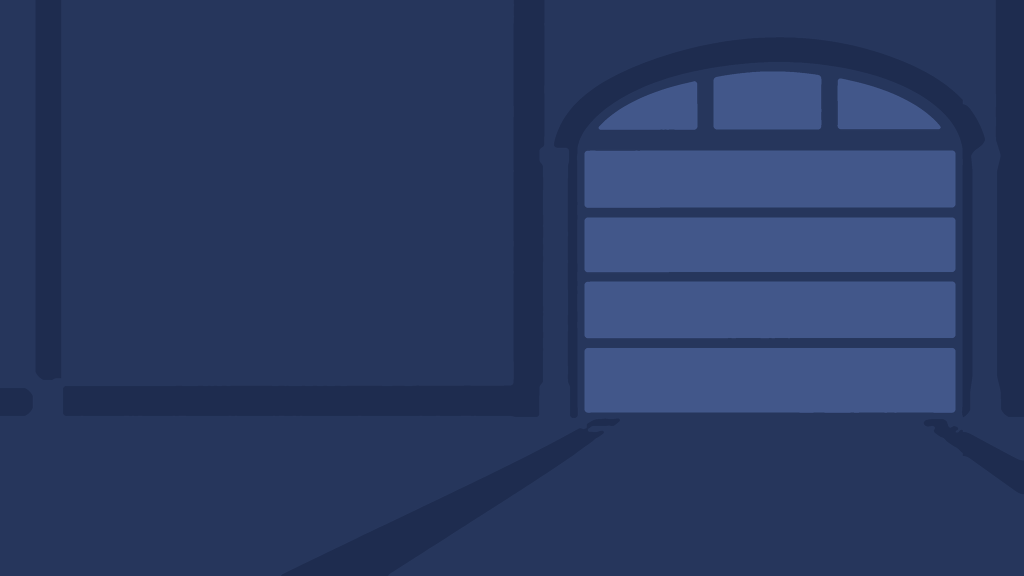
#> input picture thumbnail/source/bg_16_9_toned.png, 2048 x 1152 px (shown at 1/2 size)
$ python prep_hero.py bg_16_9_toned.png 5 5 bg_3_4_toned.png
#> lines starting #> are read from the running program, lines starting #| are printed output that depends on the picture
### tools/art/art_common.py
#!/usr/bin/env python3
"""Shared helpers for the PIGGY FIREFIGHTERS art lane (tools/art/*.py).

Adapted from the family's donor helpers (LUCKY tools/art/art_b_common.py + the fit/clean helpers of
derive_symbols.py / derive_symbols_tall.py + derive_scene_b.warp_frame / period, derive_cards_b.window,
derive_scene.relight). Only the code idea is reused; no donor pixels are read or shipped by any tool here.

Pipeline (docs/PIGGY_FIREFIGHTERS_THEME.md, art map section 2):
  paid gpt-image call (tools/art/gen_art.py) -> raw PNG in art-src/generated/<batch>/<name>.png (NEVER edited)
  -> deterministic derive_*.py (this module) -> runtime file in apps/piggy_firefighters/static/assets/<family>/

Rules enforced here:
  * never write into static/assets/{hud,fonts,audio,spine} (guard_out)
  * before a derive writes into a runtime family dir, the untracked LUCKY donor copies in it are deleted
    (purge_donor_copies: only files git does not track AND byte-identical to the donor file at the same path)
  * alpha clean-up (the model's alpha tops out at 254 and leaves a faint coloured glow), speck removal, RGB zeroed
    under alpha 0 before any lossy WEBP

CLI (utility):
  python3 tools/art/art_common.py purge-donor sprites buycards [--execute]   # dry run unless --execute
  python3 tools/art/art_common.py alpha <png|webp>...                        # genuine-alpha report
  python3 tools/art/art_common.py contact --out sheet.png <img>...           # light/dark contact sheet
"""
import hashlib
import json
import os
import subprocess
import sys

import numpy as np
from PIL import Image, ImageDraw, ImageFont
from scipy import ndimage as ndi

REPO = os.path.abspath(os.path.join(os.path.dirname(__file__), "..", ".."))
APP = os.path.join(REPO, "apps", "piggy_firefighters")
STATIC = os.path.join(APP, "static", "assets")
GEN = os.path.join(REPO, "art-src", "generated")
PROMPTS = os.path.join(GEN, "prompts")
RECORD = os.path.join(GEN, "source-record.json")
REFS = os.path.join(REPO, "art-src", "reference")
FONT = os.path.join(REPO, "art-src", "branding", "fonts", "AlfaSlabOne-Regular.ttf")
QA = os.path.join(REPO, "qa", "art")
# the LUCKY donor's runtime tree: read ONLY to recognise byte-identical donor copies that must not ship
DONOR_STATIC = os.environ.get("PF_DONOR_STATIC", "/home/user/lucky/apps/lucky/static/assets")

# runtime families the art lane writes / families it must never touch
RUNTIME_FAMILIES = ("sprites", "environment", "ambient", "buycards", "splash", "winrungs", "maxwin", "ui_scene",
                    "branding", "features")
PROTECTED_FAMILIES = ("hud", "fonts", "audio", "spine")

# theme bible palette (docs/PIGGY_FIREFIGHTERS_THEME.md section 1); flame orange is for fire / FX only
PALETTE = {
    "engine_red": "#D7262B",
    "brass_gold": "#E9B23B",
    "hydrant_yellow": "#F5D23C",
    "hose_cream": "#F4E9D2",
    "smoke_grey": "#7C8AA0",
    "dusk_navy": "#1E2A4A",
    "flame_orange": "#FF7A1A",
}
INK = (42, 26, 16, 255)  # thick dark-brown ink (never pure black)

ALPHA_CLEAN = 150  # alpha below this -> 0 (the model's faint coloured halo)
SPECK_PX = 150  # alpha components smaller than this are stray specks
INK_ALPHA = 24  # a pixel counts as ink above this alpha (a faint painted shadow must not count)
# request sizes the image API accepts (derive steps own the final pixel size)
API_SIZES = ("1024x1024", "1024x1536", "1536x1024")


# ----------------------------------------------------------------------------------------------- colour
def hex_rgb(h):
    h = h.lstrip("#")
    return tuple(int(h[i:i + 2], 16) for i in (0, 2, 4))


def rgba(h, a=255):
    return hex_rgb(h) + (a,)


def rgb_hex(c):
    return "#%02X%02X%02X" % tuple(int(v) for v in c[:3])


P = {k: rgba(v) for k, v in PALETTE.items()}


# ------------------------------------------------------------------------------------------------ paths
# [110 lines left out: functions rel, src_path, exists_src, guard_out, _git_tracked, sha256_file and 3 more, not called in this run]


def out_root(args_out):
    """--out overrides STATIC (tests / staging); the donor purge only ever runs on the real STATIC tree."""
    return os.path.abspath(args_out) if args_out else STATIC


# ---------------------------------------------------------------------------------------------- loading
def open_rgba(name_or_path):
#> called with name_or_path = 'bg_16_9_toned.png'
    p = name_or_path if os.path.isfile(str(name_or_path)) else src_path(name_or_path)
    return Image.open(p).convert("RGBA")


def load_rgba(name, clean=True, thresh=ALPHA_CLEAN):
    """Load a transparent source as an RGBA array: normalise the alpha ramp (the model tops out at 254), cut the
    faint outer glow below `thresh` (short anti-aliased ramp kept at the ink edge), zero RGB under alpha 0."""
    arr = np.array(open_rgba(name))
    a = arr[:, :, 3].astype(np.float32)
#> a: shape (1152, 2048) float32; every value is 255
    hi = max(1.0, float(a.max()))
#> hi = 255
    a = np.clip(a * 255.0 / hi, 0, 255)
    if clean:
        a = np.where(a < thresh, 0, np.clip((a - thresh) * 255.0 / (240 - thresh), 0, 255))
    arr[:, :, 3] = a.astype(np.uint8)
    arr[arr[:, :, 3] == 0, :3] = 0
    return arr


def load_clean(name, thresh=ALPHA_CLEAN, speck=SPECK_PX):
    """load_rgba + drop stray specks -> PIL RGBA (the usual first step of every sprite derive)."""
    return clean_specks(Image.fromarray(load_rgba(name, True, thresh), "RGBA"), speck)


def load_rgb(name):
    p = name if os.path.isfile(str(name)) else src_path(name)
    return Image.open(p).convert("RGB")


# --------------------------------------------------------------------------------------- alpha / shapes
def clean_specks(im, min_px=SPECK_PX):
    """Drop alpha components smaller than `min_px` so the bbox is the object's, not a stray pixel's."""
#> called with min_px = 150
    a = np.array(im.convert("RGBA"))
    alpha = a[:, :, 3]
#> alpha: shape (1152, 2048); every value is 255
    lab, n = ndi.label(alpha > 0)
#> lab: shape (1152, 2048) int32; every value is 1
#> n = 1
    if n > 1:
        sizes = ndi.sum(np.ones_like(alpha), lab, range(1, n + 1))
        keep = np.zeros(n + 1, bool)
        keep[1:] = sizes >= min_px
        a[:, :, 3] = np.where(keep[lab], alpha, 0)
        a[a[:, :, 3] == 0, :3] = 0
    return Image.fromarray(a, "RGBA")


# [34 lines left out: functions components, sort_grid, not called in this run]


def piece_image(comp):
    im = Image.fromarray(comp["arr"], "RGBA")
    return im.crop(im.getbbox())


def trim(im):
    bb = im.getbbox()
    return im.crop(bb) if bb else im


def ink_bbox(im, threshold=INK_ALPHA):
    return im.getchannel("A").point(lambda v: 255 if v > threshold else 0).getbbox()


# [26 lines left out: functions fit_to_box, trim_pad_square, matched_scale, not called in this run]


def pose_b_matched(a, b, tw, th, fill_w, fill_h):
    return fit_to_box(b, tw, th, fill_w, fill_h, scale=matched_scale(a, tw, th, fill_w, fill_h))[0]


# [152 lines left out: functions fill_ratio, fit_into, cover, window, relight, hard_alpha and 7 more, not called in this run]


def expect_size(path, size):
    got = Image.open(path).size
    assert tuple(got) == tuple(size), f"{path}: {got} != {size}"


# ------------------------------------------------------------------------------------------------ QA
# [103 lines left out: functions alpha_report, label_font, contact_sheet, _main, not called in this run]


# [2 lines that do not run on import are left out]

### thumbnail/source/prep_hero.py
#!/usr/bin/env python3
"""PF-THUMB-01 hero prep (local, free, deterministic): raw paid painting -> tile-ready hero PNG.

1. alpha clean (art_common.load_clean: normalise the 254 ceiling, cut faint glow, drop specks),
2. isolate the BLANK brass helmet shield (flood fill of brass pixels from a seed, bounded by the ink outline),
   letter "13" on it with tools/art/letter_shield.py (the one shield treatment, ART_HERO.md shield rule),
3. solidify alpha >= 250 -> 255 (clean opaque interior; edge ramp untouched).
The raw painting under art-src/generated/thumb/ is never modified.

Usage: python3 thumbnail/source/prep_hero.py <raw.png> <seed_x> <seed_y> <out.png>
"""
import os, subprocess, sys, tempfile
import numpy as np
from PIL import Image
from scipy import ndimage as ndi

REPO = os.path.abspath(os.path.join(os.path.dirname(__file__), '..', '..'))
sys.path.insert(0, os.path.join(REPO, 'tools', 'art'))
from art_common import load_clean  # noqa: E402

raw, sx, sy, out = sys.argv[1], int(sys.argv[2]), int(sys.argv[3]), sys.argv[4]
im = load_clean(raw)
a = np.array(im).astype(np.int32)
#> a: shape (1152, 2048, 4) int32
r, g, b, al = a[..., 0], a[..., 1], a[..., 2], a[..., 3]
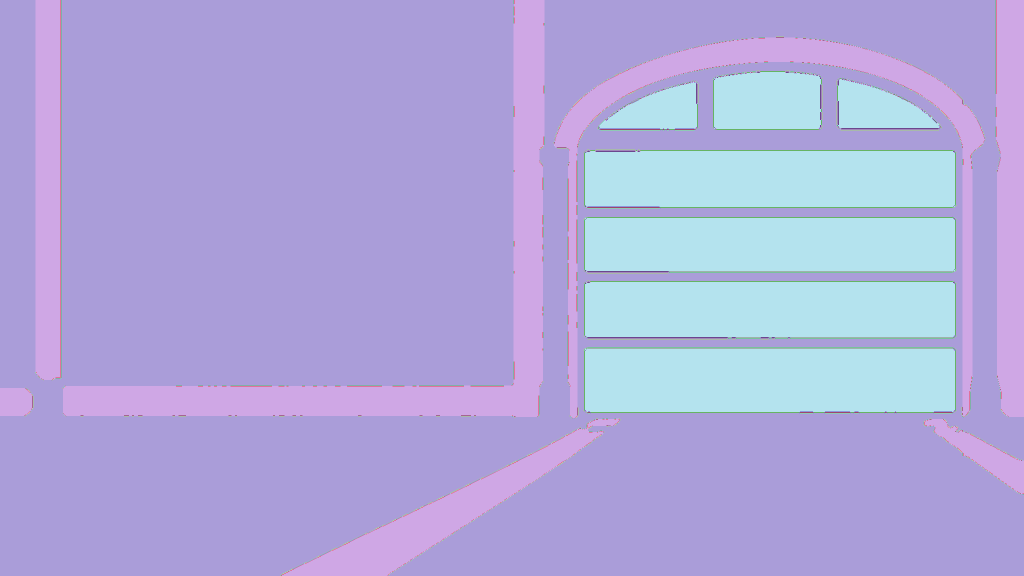
#> r: shape (1152, 2048) int32 (shown at 1/2 size); 35 distinct labels, from 28 to 70; one colour per label, 0 black
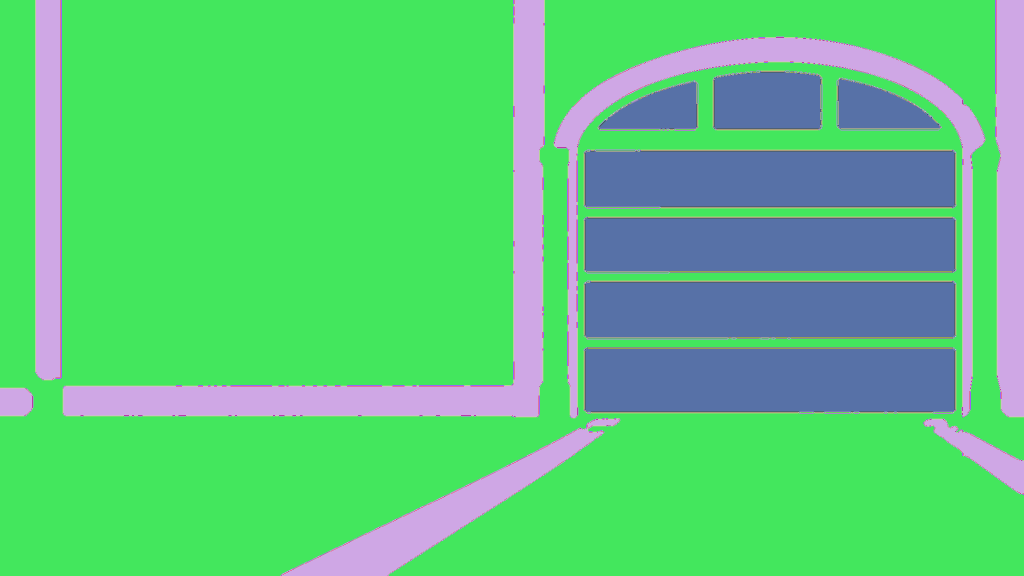
#> g: shape (1152, 2048) int32 (shown at 1/2 size); 42 distinct labels, from 42 to 92; one colour per label, 0 black
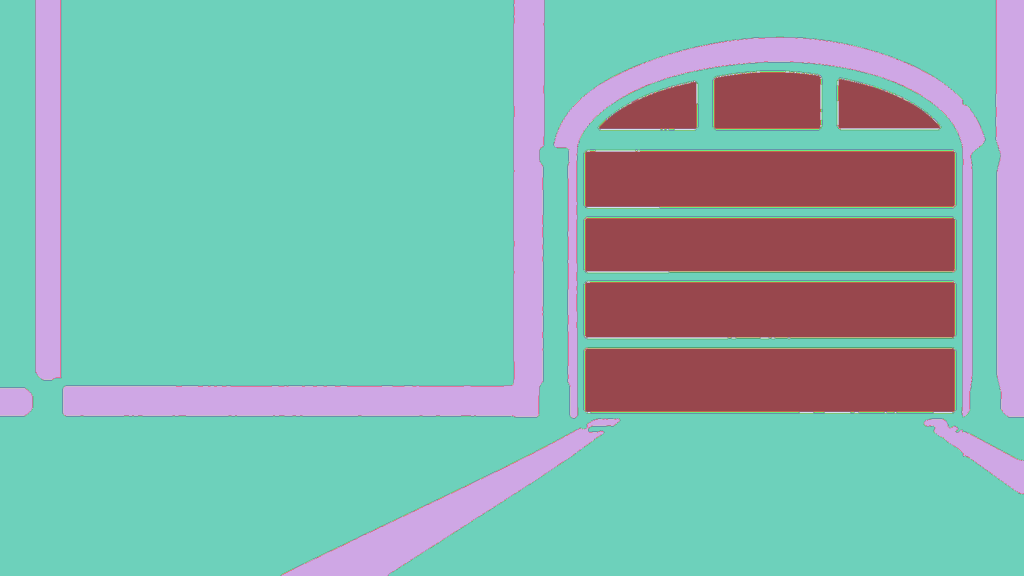
#> b: shape (1152, 2048) int32 (shown at 1/2 size); 49 distinct labels, from 77 to 145; one colour per label, 0 black
#> al: shape (1152, 2048) int32; every value is 255
brass = (al > 200) & (r > 150) & (g > 95) & (b < 150) & (r - b > 90)
#> brass: shape (1152, 2048) bool; every value is 0
lab, n = ndi.label(brass)
#> lab: shape (1152, 2048) int32; every value is 0
#> n = 0
k = lab[sy, sx]
#> k = 0
if k == 0:
#> (the run stopped early here; a loop or call above may not have finished)
